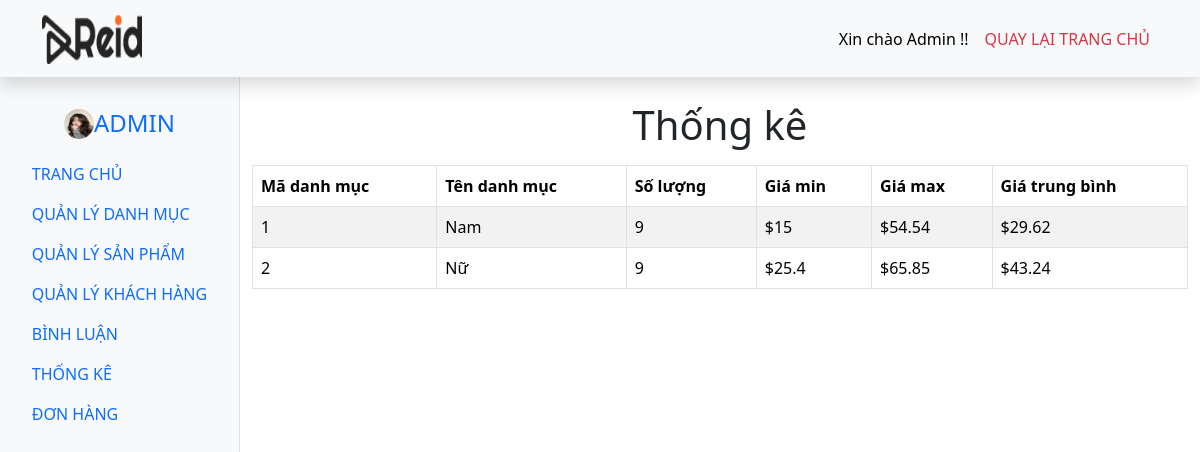
Page /admin/index.php?act=listtk on the committed database.
### tables this page shows
CREATE TABLE `categories` (
  `cate_id` int(11) NOT NULL,
  `cate_name` varchar(50) NOT NULL
);

### model/pdo.php (called while the page is built, shortened)
<?php
function pdo_get_connection()
{
    $servername = "mysql:host=localhost;dbname=duan1;charset=utf8";
    $username = "root";
    $password = "";
    $conn = new PDO($servername, $username, $password);
    $conn->setAttribute(PDO::ATTR_ERRMODE, PDO::ERRMODE_EXCEPTION);
    return $conn;
}
function pdo_query($sql)
{
    $sql_args = array_slice(func_get_args(), 1);
    try {
        $conn = pdo_get_connection();
        $stmt = $conn->prepare($sql);
        $stmt->execute($sql_args);
        $rows = $stmt->fetchAll();
        return $rows;
    } catch (PDOException $e) {
        throw $e;
    } finally {
        unset($conn);
    }
}

### model/thongke.php (called while the page is built)
<?php
    function thong_ke_hang_hoa(){
         $sql = "SELECT
         lo.cate_id,
         lo.cate_name,
         COUNT(*) AS price,
         MIN(hh.price) AS gia_min,
         MAX(hh.price) AS gia_max,
         ROUND(AVG(hh.price), 2) AS gia_avg
        FROM
            products hh
        JOIN
            categories lo ON lo.cate_id = hh.cate_id
        GROUP BY
            lo.cate_id, lo.cate_name";
        return pdo_query($sql);
    }
?>

### admin/thongke/list.php (the view, shortened to what this page needs)
<div class="container pt-4" style="width: 80%">
        <h1 class="d-flex justify-content-center ">Thống kê</h1>
        <table class="table table-hover table-bordered  mt-3 table-striped container ">
          <thead>
            <tr>
              <th>Mã danh mục</th>
              <th >Tên danh mục</th>
              <th>Số lượng</th>
              <th>Giá min</th>
              <th>Giá max</th>
              <th>Giá trung bình</th>
            </tr>
          </thead>
          <tbody>
            <?php
            foreach($listtk as $item){
              extract($item);
            ?>
               <tr>
                <td><?=$cate_id?></td>
                <td><?=$cate_name?></td>
                <td><?=$price?></td>
                <td>$<?=$gia_min?></td>
                <td>$<?=$gia_max?></td>
                <td>$<?=$gia_avg?></td>
            </tr>
            <?php
            }
            ?>
          </tbody>
        </table>
      </div>
    </div>

### rows in the picture
categories: cate_id "1", cate_name "Nam", price "9", gia_min "15", gia_max "54.54", gia_avg "29.62"
categories: cate_id "2", cate_name "Nữ", price "9", gia_min "25.4", gia_max "65.85", gia_avg "43.24"
